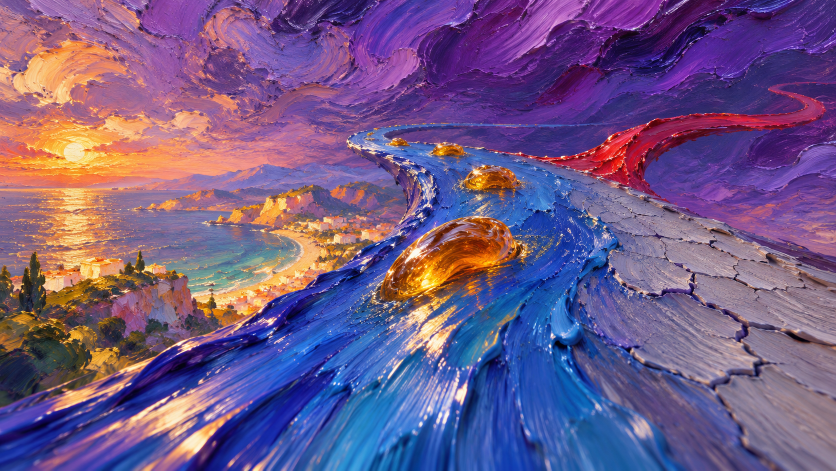
#> input picture wings/paint/_concept/heist.png, 1672 x 941 px, given in place of plaster_albedo.png, which was not available (shown at 1/2 size)
$ python make_damask.py ../_concept/heist.png
#> lines starting #> are read from the running program, lines starting #| are printed output that depends on the picture; after the words box and inside, x2 and y2 are one past the last pixel; in counts of white or black regions, pixels touching at a corner belong together
#!/usr/bin/env python3
"""Make wings/paint/textures/paint_damask_albedo.png: tone-on-tone damask over plaster.

1024 px greyscale-in-RGB seamless tile. Everything is periodic: the plaster is
cross-faded with its half-shifted copy, blurs are FFT (circular), the motif uses
minimum-image distances and the mottling uses integer frequencies.

Usage: tools/.venv/bin/python wings/paint/tools/make_damask.py [--preview OUT.png]
"""
import functools
import sys
from pathlib import Path

import numpy as np
from PIL import Image

N = 1024
CELL = N / 3.0  # three motifs across; centred half-drop lattice closes on the tile
ROOT = Path(__file__).resolve().parents[3]
PLASTER = ROOT / "assets/textures/plaster/plaster_albedo.png"
OUT = ROOT / "wings/paint/textures/paint_damask_albedo.png"


def blur(a, sigma):
    """Periodic Gaussian blur (FFT), so the tile stays seamless."""
    f = np.fft.fftfreq(N)
    fy, fx = np.meshgrid(f, f, indexing="ij")
    g = np.exp(-2 * np.pi**2 * sigma**2 * (fx**2 + fy**2))
    return np.real(np.fft.ifft2(np.fft.fft2(a) * g))


def plaster():
    p = np.asarray(Image.open(PLASTER).convert("L").resize((N, N), Image.LANCZOS), float) / 255.0
    w = 0.5 - 0.5 * np.cos(2 * np.pi * np.arange(N) / N)  # 0 at the seam, 1 mid-tile
    # Cross-fade with the half-shifted copy: column 0 then meets column N-1 as
    # neighbouring source columns (511 / 512), so the photo tile wraps.
    p = w[None, :] * p + (1 - w[None, :]) * np.roll(p, N // 2, axis=1)
    p = w[:, None] * p + (1 - w[:, None]) * np.roll(p, N // 2, axis=0)
    p = blur(p, 2.5)
    z = np.clip((p - p.mean()) / p.std(), -2.5, 2.5)  # clip photo outliers so the range stays tight
    return z / z.std() * 0.04 + 0.82
#> after the loop in mottle, `for kx, ky in [(1, 0), (0, 1), (1, 1), (1, -1), (2, 1), (1, 2), (2, -1..`:
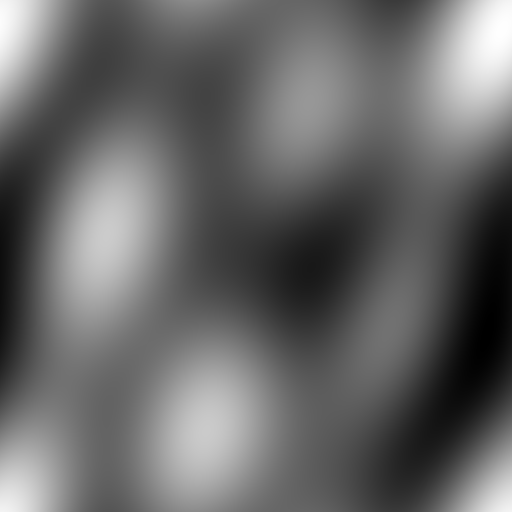
#> m: shape (1024, 1024) float64 (shown at 1/2 size); min -3.54, max 5.18, mean -1.67e-16; drawn with min black and max white


def leaf(along, across, s):
    """Pointed leaf along the `along` axis (both arguments already abs'd)."""
    t = np.clip((along - s * 46) / (s * 60), 0, 1)
    half_width = s * 15 * np.sin(np.pi * t)
    return np.maximum(across - half_width, np.abs(along - s * 76) - s * 30)


def motif_shapes(dx, dy, s):
    """Signed-ish distance to the motif (<= 0 inside). Mirror-symmetric in x."""
    rho = np.hypot(dx, dy)
    th = np.arctan2(dy, dx)
    ax, ay = np.abs(dx), np.abs(dy)
    a = (dx + dy) / np.sqrt(2)
    b = (dx - dy) / np.sqrt(2)
    parts = [
        rho - s * (34 + 8 * np.cos(6 * th)),        # rosette medallion (cos 6th: even, mirror-safe)
        np.abs(rho - s * 62) - s * 1.6,             # thin ring round the medallion
        leaf(ay, ax, s), leaf(ax, ay, s),           # axial leaves, up/down and left/right
        leaf(np.abs(a), np.abs(b), s), leaf(np.abs(b), np.abs(a), s),  # diagonal leaves
    ]
    return functools.reduce(np.minimum, parts)


def centres():
    c = CELL
    # Rows every c/2, odd rows shifted c/2 (centred half-drop). 6 rows x 3 columns per tile.
    return [(m * c + (n % 2) * c / 2, n * c / 2) for n in range(6) for m in range(3)]


def motif(s=1.7):
#> called with s = 1.7
    Y, X = np.mgrid[0:N, 0:N].astype(float)
    G = np.full((N, N), 1e9)
    for cx, cy in centres():
        dx = (X - cx + N / 2) % N - N / 2
        dy = (Y - cy + N / 2) % N - N / 2
        G = np.minimum(G, motif_shapes(dx, dy, s))
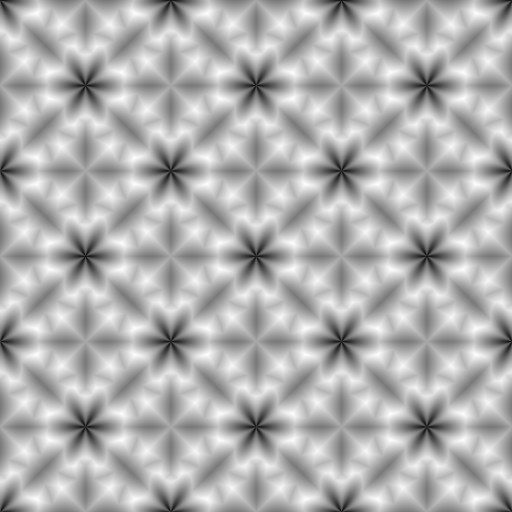
#> G: shape (1024, 1024) float64 (shown at 1/2 size); min -71.4, max 25.77, mean -4; drawn with min black and max white
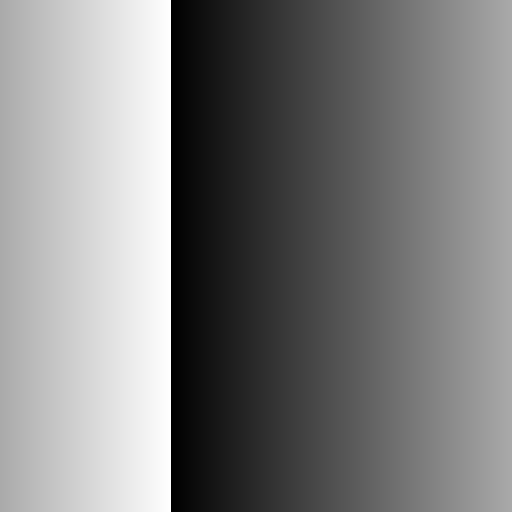
#> dx: shape (1024, 1024) float64 (shown at 1/2 size); min -511.3, max 511.7, mean 0.2; drawn with min black and max white
    inside = (G <= 0).astype(float)
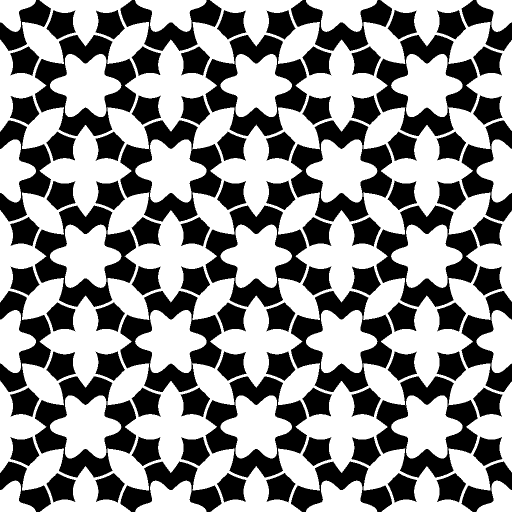
#> inside: shape (1024, 1024) float64 (shown at 1/2 size); values 0 (black) and 1 (white), 56.9% white; 97 black regions, largest, box (x1, y1, x2, y2) and area: (411, 411, 614, 614) 16082, (411, 70, 614, 272) 16070, (411, 753, 614, 955) 16070
    outline = ((G <= 0) & (G > -2.5)).astype(float)  # thin band just inside the edge
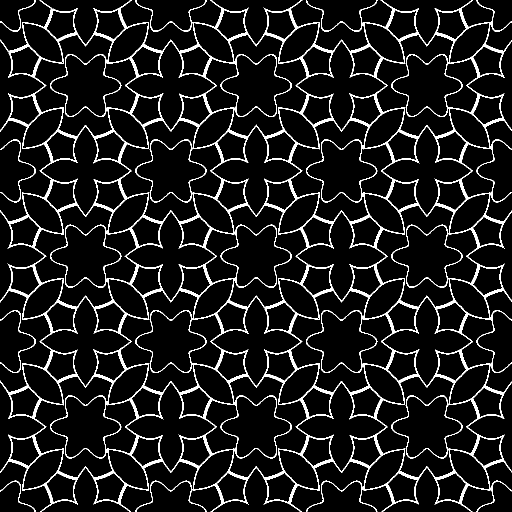
#> outline: shape (1024, 1024) float64 (shown at 1/2 size); values 0 (black) and 1 (white), 8.8% white in thin lines or dots
    m = blur(inside, 1.5)
    o = blur(outline, 1.5)
    return (1 + 0.10 * m) * (1 - 0.06 * o)            # lighter motif, outline x0.94


def mottle(rng):
    Y, X = np.mgrid[0:N, 0:N] / N
    m = 0
    for kx, ky in [(1, 0), (0, 1), (1, 1), (1, -1), (2, 1), (1, 2), (2, -1), (3, 1)]:
        m = m + rng.uniform(0.5, 1) * np.cos(2 * np.pi * (kx * X + ky * Y) + rng.uniform(0, 2 * np.pi))
    return 1 + 0.03 * m / np.abs(m).max()


def seam(u8):
    a = u8.astype(float)
    lr = np.abs(a[:, 0] - a[:, -1]).mean()  # left column vs its wrap neighbour (right column)
    tb = np.abs(a[0] - a[-1]).mean()        # top row vs bottom row
    ref = np.abs(a[:, 0] - a[:, 1]).mean()  # ordinary adjacent column, for scale
    return lr, tb, ref


if __name__ == "__main__":
    rng = np.random.default_rng(20240)
    x = plaster() * mottle(rng) * motif()
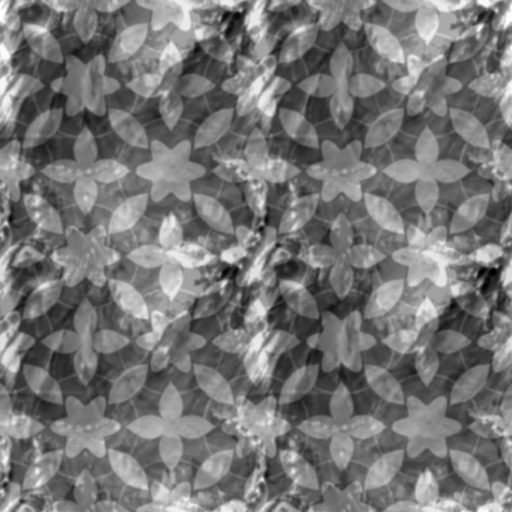
#> x: shape (1024, 1024) float64 (shown at 1/2 size); min 0.703, max 1.05, mean 0.862; drawn with min black and max white
    # soft shoulder above 0.90 so the lifted motif tops out near 0.96 instead of clipping white
    v = np.where(x > 0.90, 0.90 + 0.06 * np.tanh((x - 0.90) / 0.06), x)
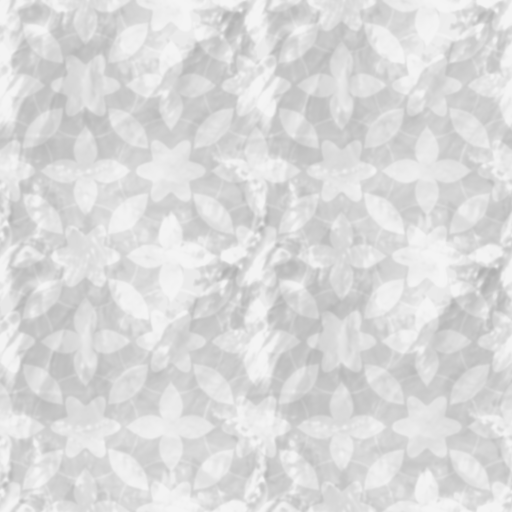
#> v: shape (1024, 1024) float64 (shown at 1/2 size); min 0.703, max 0.959, mean 0.859
    v = np.clip(v, 0, 1)
    u8 = np.round(v * 255).astype(np.uint8)

    lr, tb, ref = seam(u8)
#> in seam, `lr = np.abs(a[:, 0] - a[:, -1]).mean()`: lr = 1.03
#> in seam, `tb = np.abs(a[0] - a[-1]).mean()`: tb = 0.735
#> in seam, `ref = np.abs(a[:, 0] - a[:, 1]).mean()`: ref = 1.02
#> lr = 1.03; tb = 0.735; ref = 1.02
    print(f"seam mean-abs (8-bit): left/right {lr:.2f}, top/bottom {tb:.2f}, adjacent-col ref {ref:.2f}")
#| seam mean-abs (8-bit): left/right 1.03, top/bottom 0.74, adjacent-col ref 1.02
    assert lr / 255 < 0.02 and tb / 255 < 0.02, "tile does not wrap"
    print(f"value range: min {v.min():.3f} max {v.max():.3f} "
          f"p0.5 {np.percentile(v, 0.5):.3f} p99.5 {np.percentile(v, 99.5):.3f} mean {v.mean():.3f}")
#| value range: min 0.703 max 0.959 p0.5 0.749 p99.5 0.958 mean 0.859

    OUT.parent.mkdir(parents=True, exist_ok=True)
    Image.fromarray(u8).convert("RGB").save(OUT)
    print("wrote", OUT)

    if "--preview" in sys.argv:
        path = sys.argv[sys.argv.index("--preview") + 1]
        Image.fromarray(np.tile(u8, (2, 2))).convert("RGB").save(path)
        print("preview", path)

$ run again, on wings/paint/_concept/horizon.png
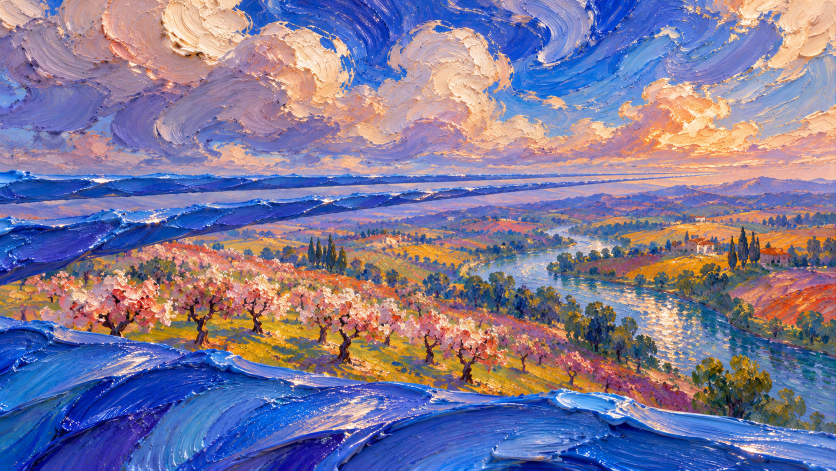
#> input picture wings/paint/_concept/horizon.png, 1672 x 941 px, given in place of plaster_albedo.png, which was not available (shown at 1/2 size)
#> inside: shape (1024, 1024) float64; values 0 (black) and 1 (white), 56.9% white; 97 black regions, largest, box (x1, y1, x2, y2) and area: (411, 411, 614, 614) 16082, (411, 70, 614, 272) 16070, (411, 753, 614, 955) 16070
#> outline: shape (1024, 1024) float64; values 0 (black) and 1 (white), 8.8% white in thin lines or dots
#> `x = plaster() * mottle(rng) * motif()`:
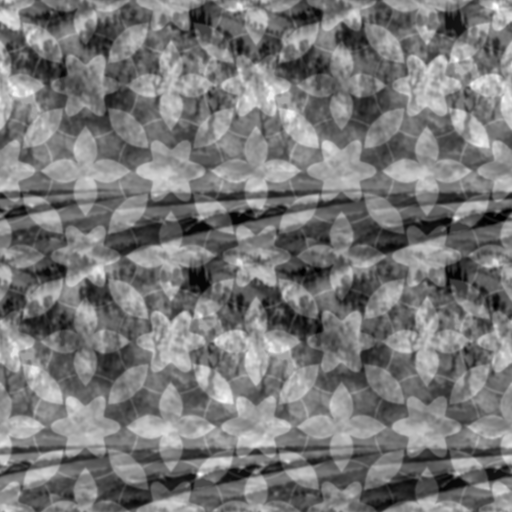
#> x: shape (1024, 1024) float64 (shown at 1/2 size); min 0.705, max 1.04, mean 0.862; drawn with min black and max white
#> `v = np.where(x > 0.90, 0.90 + 0.06 * np.tanh((x - 0.90) / 0.06), x)`:
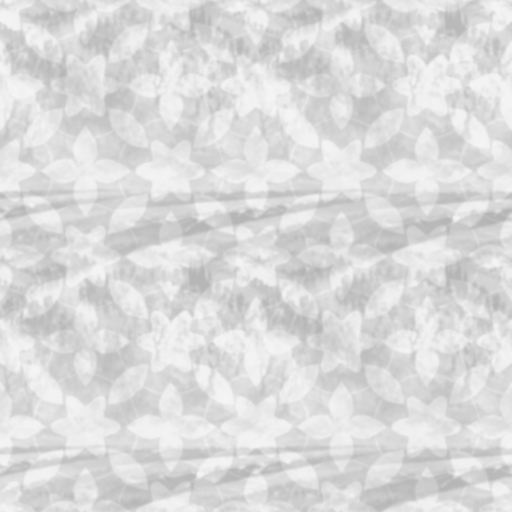
#> v: shape (1024, 1024) float64 (shown at 1/2 size); min 0.705, max 0.959, mean 0.861
#> in seam, `lr = np.abs(a[:, 0] - a[:, -1]).mean()`: lr = 0.639
#> in seam, `tb = np.abs(a[0] - a[-1]).mean()`: tb = 1.26
#> in seam, `ref = np.abs(a[:, 0] - a[:, 1]).mean()`: ref = 0.679
#> `lr, tb, ref = seam(u8)`: lr = 0.639; tb = 1.26; ref = 0.679
#| seam mean-abs (8-bit): left/right 0.64, top/bottom 1.26, adjacent-col ref 0.68
#| value range: min 0.705 max 0.959 p0.5 0.724 p99.5 0.954 mean 0.861
